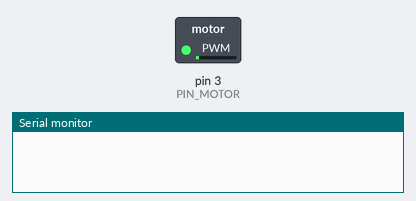
This program was run on a simulated Arduino Nano, built with avr-gcc and run on an emulated ATmega328P. Shown: switched loads named in the program (green lamp = pin HIGH), the last lines printed to the serial monitor.

Above: at 0.15 s.
At 9.85 s:
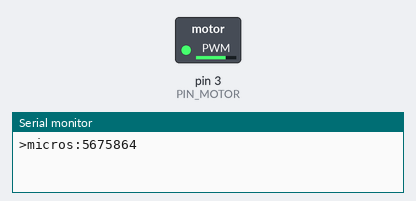
At 22.7 s:
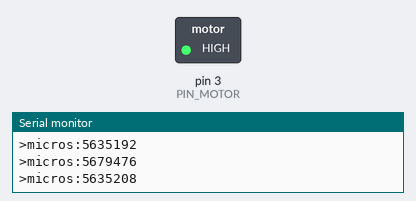
At 28.3 s:
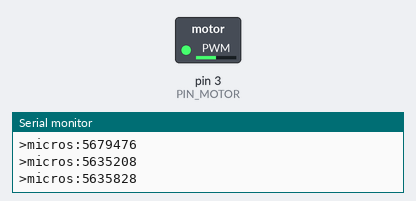
Timing chart, 0 to 40.0 s (numbered marks = the images above):
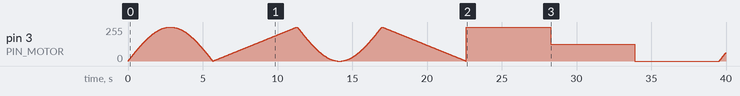

The program:

main.cpp
```cpp
/*
Proyect:      DC motor speed controller for RADAR SAR project
Authon:       Jaime Álvarez Rodríguez
Description:  Controls a dc motor's speed for see a figure in doppler analysis from RADAR SAR
Date:         21/12/2023
Version:      v1.0
*/

#include <Arduino.h>
#include "line_functions.h"
#define PIN_MOTOR 3
#define DELAY_TIME 22

void draw_line(LINE_FUNC callback);
void draw_form(LINE_FUNC *callback_list, int length);
void print_line(LINE_FUNC callback);
void print_form(LINE_FUNC *callback_list, int length);

/*
Select functions from FIG namespace to draw a figure
*/
LINE_FUNC form[] = {FIG::TRIGONOMETRIC::sin_1, FIG::DIAGONAL::upward,
                    FIG::TRIGONOMETRIC::sin_2, FIG::DIAGONAL::downward,
                    FIG::LINE::high_horizontal, FIG::LINE::medium_horizontal,
                    FIG::LINE::zero};


int length = sizeof(form) / sizeof(form[0]);//Calculates number of funtions pointers from the form array

void setup() {
  Serial.begin(9600);
  //print_form(form, length);//Uncomment to print form by monitor serial (use Teleplot extension from vs code)
}

void loop() {
  draw_form(form, length);//Generates the figure by controlling motor's speed
}

/*
Control motor's speed for generate a curve in RADAR'S SAR doppler analysis
@param callback Function that generate a value from 0 to 255 by giving a value in the same range
*/
void draw_line(LINE_FUNC callback){
  unsigned long t1 = micros();
  for(int i = 0; i <= 255; i++){
    analogWrite(PIN_MOTOR, callback(i));
    delay(DELAY_TIME);
  }
  unsigned long t2 = micros();
  Serial.print(">micros:");
  Serial.println(t2-t1);
}

/*
Control motor's speed for generate a figure from several curves in RADAR'S SAR doppler analysis
@param callback_list Pointer to function array, eash function generate a value from 0 to 255 by giving a value in the same range
@param length Size of the array
*/
void draw_form(LINE_FUNC *callback_list, int length){
  for(int i = 0; i < length; i++){
    draw_line(callback_list[i]);
  }
}

/*
Print values generated from a LINE_FUNC in the monitor serial
@param callback Function that generate a value from 0 to 255 by giving a value in the same range
*/
void print_line(LINE_FUNC callback){
  for(int i = 0; i <= 255; i++){
    Serial.print(">value:");
    Serial.println(callback(i));
  }
}

/*
Print values generated from a LINE_FUNC array in the monitor serial
@param callback_list Pointer to function array, eash function generate a value from 0 to 255 by giving a value in the same range
@param length Size of the array
*/
void print_form(LINE_FUNC *callback_list, int length){
  for(int i = 0; i < length; i++){
    print_line(callback_list[i]);
  }
}
```

line_functions.h
```cpp
#pragma once
#define __LINE_FUNCTIONS__

#include <Arduino.h>
#include <math.h>
#define MAX_PWM 255
#define MEDIUM_PWM (MAX_PWM / 2)
#define LOW_PWM 10
#define MIN_PWM 0

typedef uint8_t (*LINE_FUNC)(uint8_t);

namespace FIG{

    namespace DIAGONAL{
        uint8_t upward(uint8_t i){
            return i;
        }

        uint8_t downward(uint8_t i){
            return MAX_PWM - i;
        }
    };

    namespace LINE{
        uint8_t high_horizontal(uint8_t){
            return MAX_PWM;
        }

        uint8_t medium_horizontal(uint8_t){
            return MEDIUM_PWM;
        }

        uint8_t low_horizontal(uint8_t){
            return LOW_PWM;
        }

        uint8_t zero(uint8_t){
            return MIN_PWM;
        }

    };


    namespace TRIGONOMETRIC{
        uint8_t sin_1(uint8_t i){
            return MAX_PWM * sin((double)i/MAX_PWM * M_PI);
        }

        uint8_t sin_2(uint8_t i){
            return MAX_PWM * (sin((double)i/MAX_PWM * M_PI + M_PI) + 1);
        }
    };

};
```
